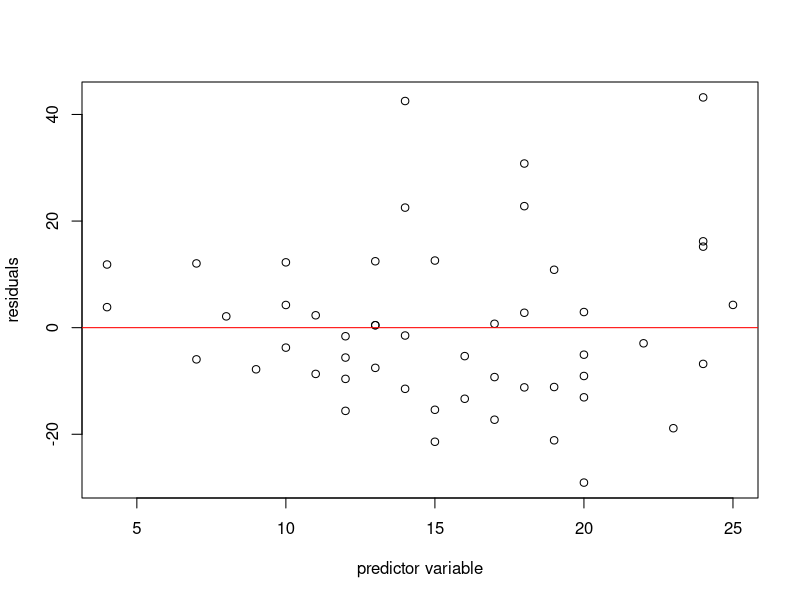
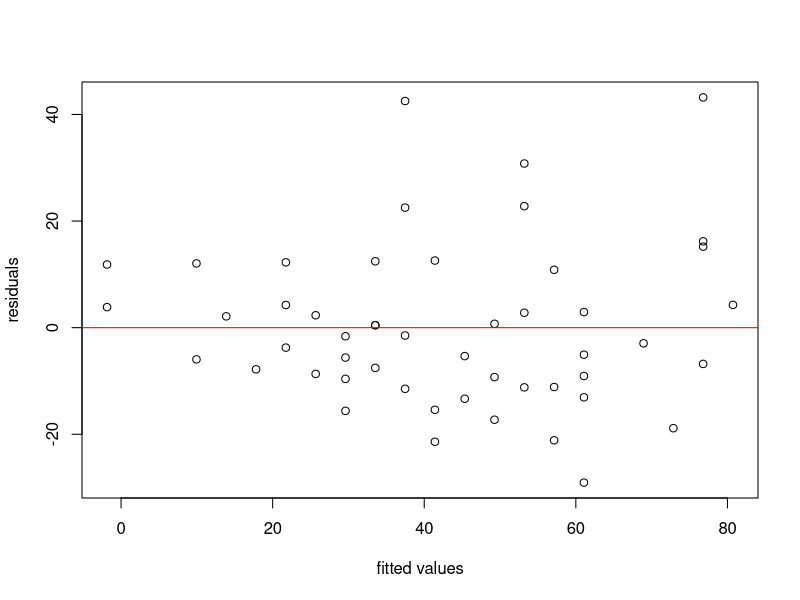
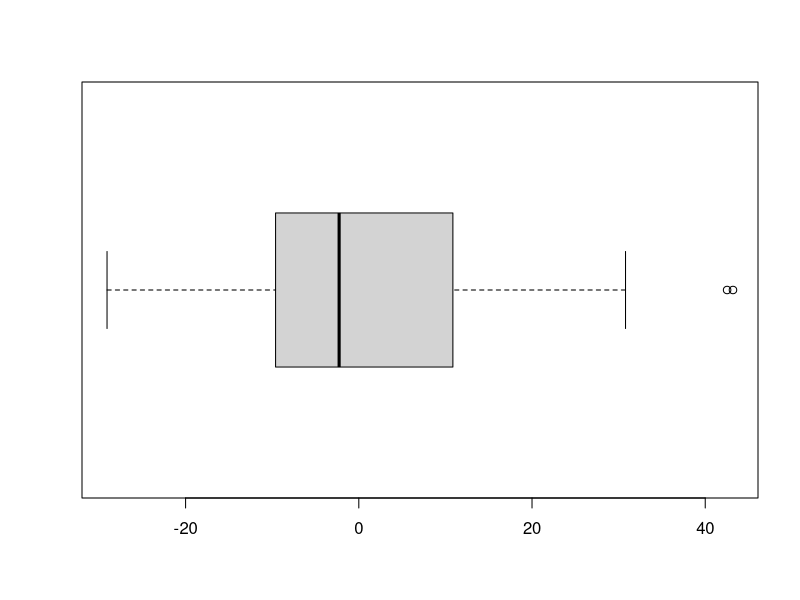
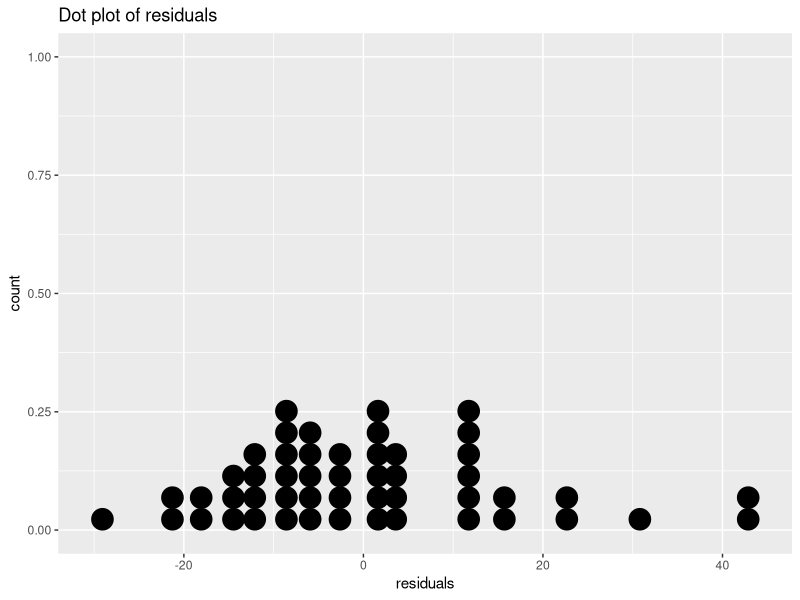
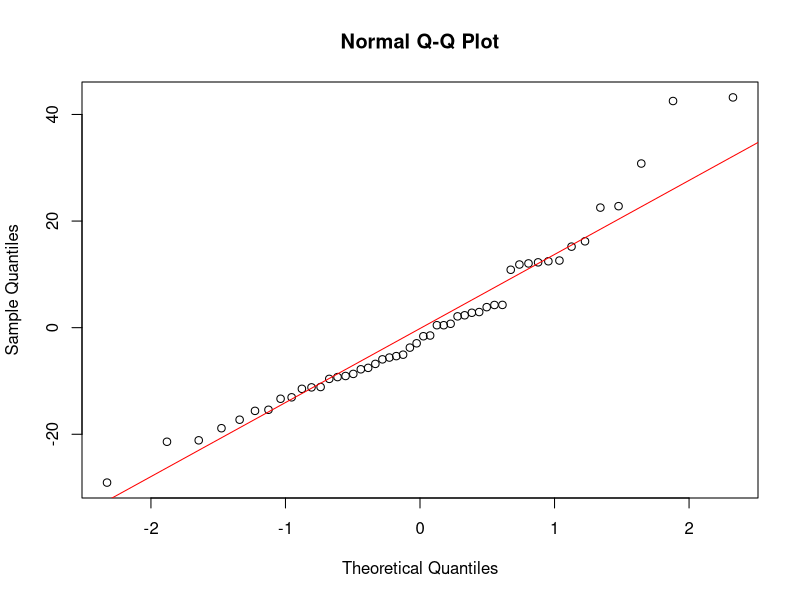

R code for these plots, in order: (Note: this script raises an error after producing the figures.)
## ---- chunk 1
knitr::opts_chunk$set(
	error = FALSE,
	message = FALSE,
	warning = FALSE,
	options(knitr.kable.NA = ''),
	fig.width=5, fig.height=3,#set figure size
	fig.align='center',#center plot
	tidy = FALSE
)
## ---- chunk 2
di=cars$dist
sp=cars$speed
fit = lm(dist~speed, data=cars)
residuals = fit$residuals#or Y-yhat
plot(x=cars$speed, y=residuals, xlab='predictor variable', ylab='residuals')
abline(h=0, col='red')
## ---- chunk 3
y_hat = fit$fitted.values
plot(x=y_hat, y=residuals, xlab='fitted values', ylab='residuals')
abline(h=0, col='red')
## ---- chunk 4
boxplot(residuals,horizontal =T)
## ---- chunk 5
library(ggplot2)#install.packages("ggplot2") to install it 
ggplot() + aes(residuals) + geom_dotplot() + xlab("residuals") + ggtitle("Dot plot of residuals")
## ---- chunk 6
qqnorm(residuals)
qqline(residuals, col='red') # theoretical line
## ---- chunk 7
shapiro.test(residuals)
## ---- chunk 8
res <- qqnorm(residuals, plot.it = FALSE)
#correlation between observed residuals and expected residuals
r=cor(res$x, res$y)#res$x is expected residuals, res$y is observed residuals
r
n=length(residuals)
n
## ---- chunk 9
group1 <- cars$speed < 15#Divide the data into two parts according to residual pattern
group2 <- !group1
d1 <- abs(residuals[group1] - median(residuals[group1]))
d2 <- abs(residuals[group2] - median(residuals[group2]))
n <- length(residuals)
n1 <- length(d1)
n2 <- length(d2)
s <- sqrt((sum((d1-mean(d1))^2)+sum((d2-mean(d2))^2))/(n - 2))
t.stat <- (mean(d1)-mean(d2))/s/sqrt(1/n1+1/n2)
t.stat
t.crit <- qt(0.995, df = n-2)
t.crit
## ---- chunk 10
reduced = lm(dist ~ speed, data = cars)
full = lm(dist ~ 0 + as.factor(speed), data = cars) 
knitr::kable(anova(reduced, full))
nlevels(factor(cars$speed))#c
n#n
## ---- chunk 11
knitr::include_graphics("trans_x.png")
## ---- chunk 12
#Defince a function that calculate box-cox transformation; x,y are the variables.
box_trans = function(lambda,x,y){
  n = length(y)
  K2= prod(y)^(1/n)
  K1 = 1/(lambda* K2^(lambda - 1))
  if (lambda != 0){
    W = K1*(y^lambda-1)
  } else{
    W = K2*log(y)
  }
  SSE = anova(lm(W~x))[2,2]
  return(SSE)
}

lambda = seq(-1, 3, by=1)
SSE = sapply(lambda, function(l)box_trans(l, cars$speed,cars$dist))
knitr::kable(t(data.frame(lambda, SSE)))#kabel function is in knitr package
## ---- chunk 13
SSE = sapply(lambda, function(l)box_trans(l, cars$speed,cars$dist+2.5))
knitr::kable(t(data.frame(lambda, SSE)))#kabel function is in knitr package
